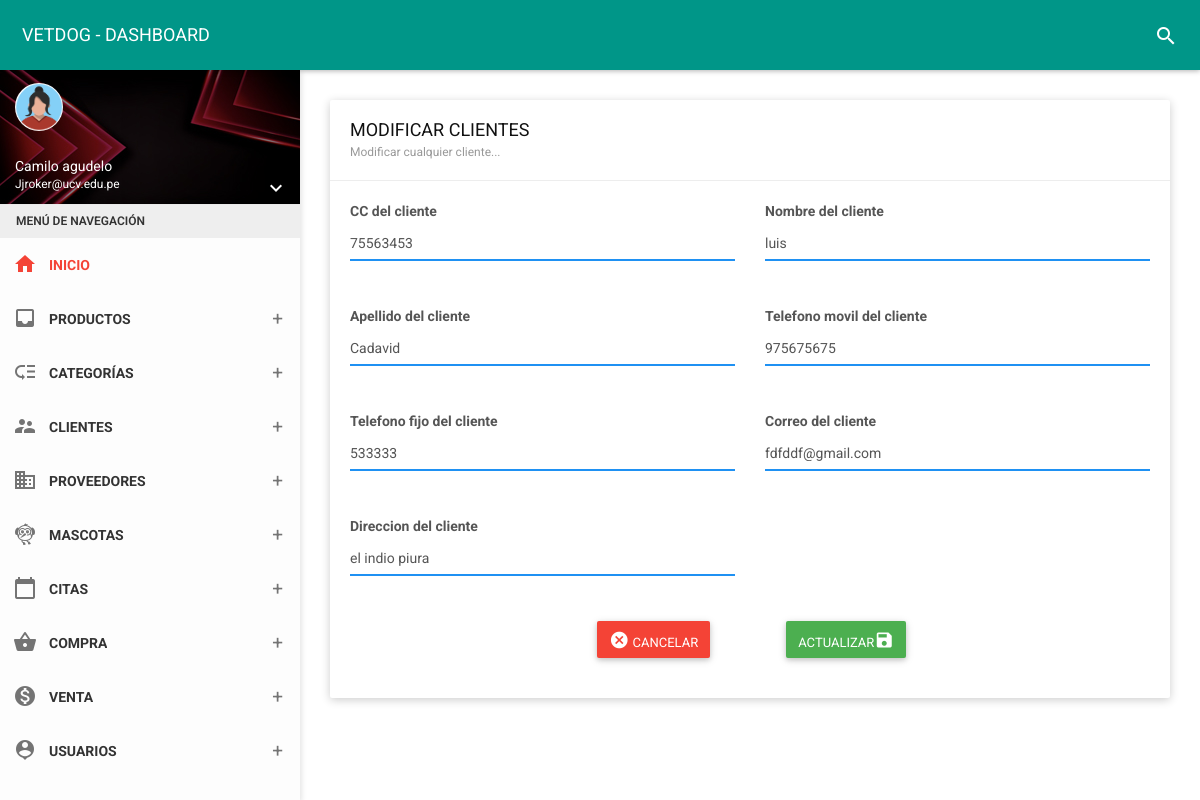
Screenshot of /vista/clientes/edit?id=1 (signed in) with the database file from the repository.
### tables this page shows
CREATE TABLE `owner` (
  `id_due` int(11) NOT NULL,
  `dni_due` char(8) NOT NULL,
  `nom_due` varchar(35) NOT NULL,
  `ape_due` varchar(35) NOT NULL,
  `movil` char(9) NOT NULL,
  `fijo` char(6) NOT NULL,
  `correo` varchar(30) NOT NULL,
  `direc` varchar(150) NOT NULL,
  `fere` timestamp NOT NULL DEFAULT current_timestamp() ON UPDATE current_timestamp()
);

### vista/clientes/edit.php (the view, shortened to what this page needs)
<!DOCTYPE html>
<html>
<head>
    <link href="../../assets/plugins/bootstrap-material-datetimepicker/css/bootstrap-material-datetimepicker.css" rel="stylesheet" />
    <link href="../../assets/plugins/bootstrap-datepicker/css/bootstrap-datepicker.css" rel="stylesheet" />
    <link href="../../assets/plugins/bootstrap/css/bootstrap.css" rel="stylesheet">
    <link href="../../assets/plugins/node-waves/waves.css" rel="stylesheet" />
    <link href="../../assets/plugins/animate-css/animate.css" rel="stylesheet" />
    <link href="../../css/style.css" rel="stylesheet">
    <link href="../../assets/css/themes/all-themes.css" rel="stylesheet" />
    <link rel="stylesheet" href="https://cdnjs.cloudflare.com/ajax/libs/limonte-sweetalert2/11.1.9/sweetalert2.min.css" />
</head>
<body class="theme-red">
    <nav class="navbar">
        <div class="container-fluid">
            <div class="navbar-header">
                <a class="navbar-brand" href="../panel-admin/administrador"> VETDOG - DASHBOARD </a>
            </div>
            <div class="collapse navbar-collapse" id="navbar-collapse">
                <ul class="nav navbar-nav navbar-right">
                    <li><a href="javascript:void(0);" class="js-search" data-close="true"><i class="material-icons">search</i></a></li>
                </ul>
            </div>
        </div>
    </nav>
        <?php include_once __DIR__ . '../../menu.php'; ?>
    <section class="content">
        <div class="container-fluid">
            <div class="row clearfix">
                <div class="col-lg-12 col-md-12 col-sm-12 col-xs-12">
                    <div class="card">
                        <div class="header">
                            <h2>
                                MODIFICAR CLIENTES
                                <small>Modificar cualquier cliente...</small>
                            </h2>
                        </div>
                        <div class="body">
                            <?php
                            $db = new Database();
                            $con = $db->getMysqli();
                            $id = $_GET['id'];
                            $sql = "SELECT * FROM owner  WHERE id_due= '$id'";
                            $query  = $con->query($sql);
                            $data =  array();
                            if ($query) {
                                while ($r = $query->fetch_object()) {
                                    $data[] = $r;
                                }
                            }
                            ?>
                            <?php if (count($data) > 0) : ?>
                                <?php foreach ($data as $d) : ?>
                                    <form method="POST" autocomplete="off" action="editarRegistro?id=<?php echo $d->id_due; ?>">
                                        <div class="row clearfix">
                                            <div class="col-sm-6">
                                                <label class="control-label">CC del cliente</label>
                                                <div class="form-group">
                                                    <div class="form-line">
                                                        <input type="text" value="<?php echo $d->dni_due; ?>" name="dni_due" onKeypress="if (event.keyCode < 45 || event.keyCode > 57) event.returnValue = false;" maxlength="15" required class="form-control" placeholder="DNI del cliente..." />
                                                    </div>
                                                </div>
                                            </div>
                                            <div class="col-sm-6">
                                                <label class="control-label">Nombre del cliente</label>
                                                <div class="form-group">
                                                    <div class="form-line">
                                                        <input type="text" value="<?php echo $d->nom_due; ?>" name="nom_due" required class="form-control" placeholder="Nombre del cliente..." />
                                                    </div>
                                                </div>
                                            </div>
                                            <div class="col-sm-6">
                                                <label class="control-label">Apellido del cliente</label>
                                                <div class="form-group">
                                                    <div class="form-line">
                                                        <input type="text" value="<?php echo $d->ape_due; ?>" name="ape_due" required class="form-control" placeholder="Apellido del cliente..." />
                                                    </div>
                                                </div>
                                            </div>
                                            <div class="col-sm-6">
                                                <label class="control-label">Telefono movil del cliente</label>
                                                <div class="form-group">
                                                    <div class="form-line">
                                                        <input type="text" required value="<?php echo $d->movil; ?>" name="movil" onKeypress="if (event.keyCode < 45 || event.keyCode > 57) event.returnValue = false;" maxlength="10" class="form-control" placeholder="Telefono movil..." />
                                                    </div>
                                                </div>
                                            </div>
                                            <div class="col-sm-6">
                                                <label class="control-label">Telefono fijo del cliente</label>
                                                <div class="form-group">
                                                    <div class="form-line">
                                                        <input type="text" value="<?php echo $d->fijo; ?>" name="fijo" onKeypress="if (event.keyCode < 45 || event.keyCode > 57) event.returnValue = false;" maxlength="7" class="form-control" placeholder="Telefono fijo..." />
                                                    </div>
                                                </div>
                                            </div>
                                            <div class="col-sm-6">
                                                <label class="control-label">Correo del cliente</label>
                                                <div class="form-group">
                                                    <div class="form-line">
                                                        <input type="email" value="<?php echo $d->correo; ?>" name="correo" class="form-control" placeholder="Correo..." />
                                                    </div>
                                                </div>
                                            </div>
                                            <div class="col-sm-6">
                                                <label class="control-label">Direccion del cliente</label>
                                                <div class="form-group">
                                                    <div class="form-line">
                                                        <input type="text" value="<?php echo $d->direc; ?>" name="direc" class="form-control" placeholder="Direccion..." />
                                                    </div>
                                                </div>
                                            </div>
                                        </div>
                                        <div class="container-fluid" align="center">
                                            <div class="col-xs-12 col-sm-6 col-md-4 col-lg-3">
                                            </div>
                                            <div class="col-xs-12 col-sm-6 col-md-4 col-lg-3">
                                                <a type="button" href="../../folder/clientes" class="btn bg-red"><i class="material-icons">cancel</i> CANCELAR </a>
                                            </div>
                                            <div class="col-xs-12 col-sm-6 col-md-4 col-lg-3">
                                                <button class="btn bg-green" name="update">ACTUALIZAR<i class="material-icons">save</i></button>
                                            </div>
                                        </div>
                                    </form>
                        </div>
                    <?php endforeach; ?>
                <?php else : ?>
                    <span class="px-2 py-1 font-semibold leading-tight text-red-700 bg-red-100 rounded-full dark:text-red-100 dark:bg-red-700">
                        No hay datos
                    </span>
                <?php endif; ?>
                    </div>
                </div>
            </div>
        </div>
    </section>
</body>
</html>

### assets/css/themes/all-themes.css (style rules this page uses)
.theme-red .navbar-brand { color: #fff; }
.theme-red .nav > li > a { color: #fff; }

### rows the page displays
owner: dni_due "75563453", nom_due "luis", ape_due "Cadavid", movil "975675675", fijo "533333", correo "fdfddf@gmail.com", direc "el indio piura"

### other values shown
$_SESSION['nombre'] "Camilo agudelo"
$_SESSION['correo'] "Jjroker@ucv.edu.pe"
